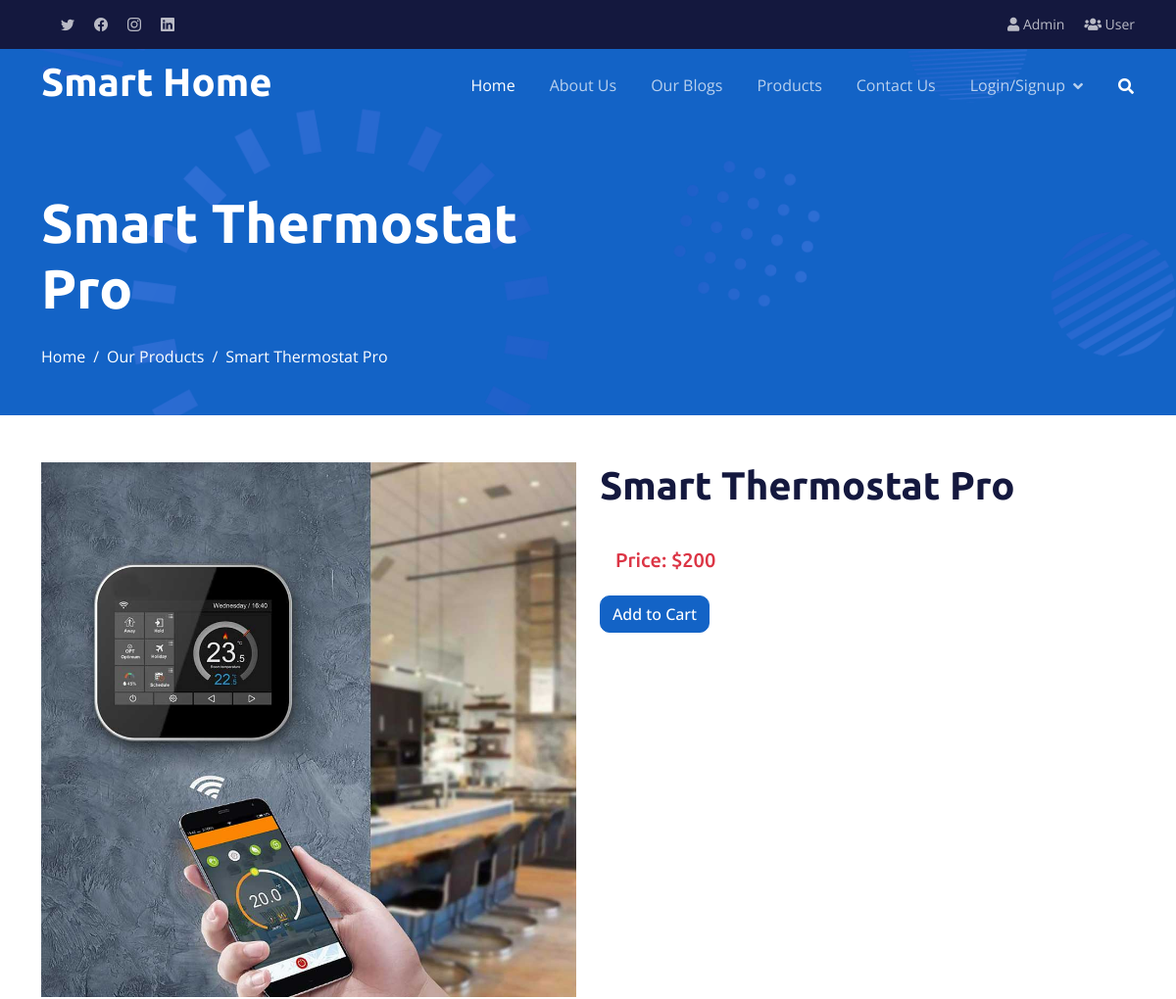
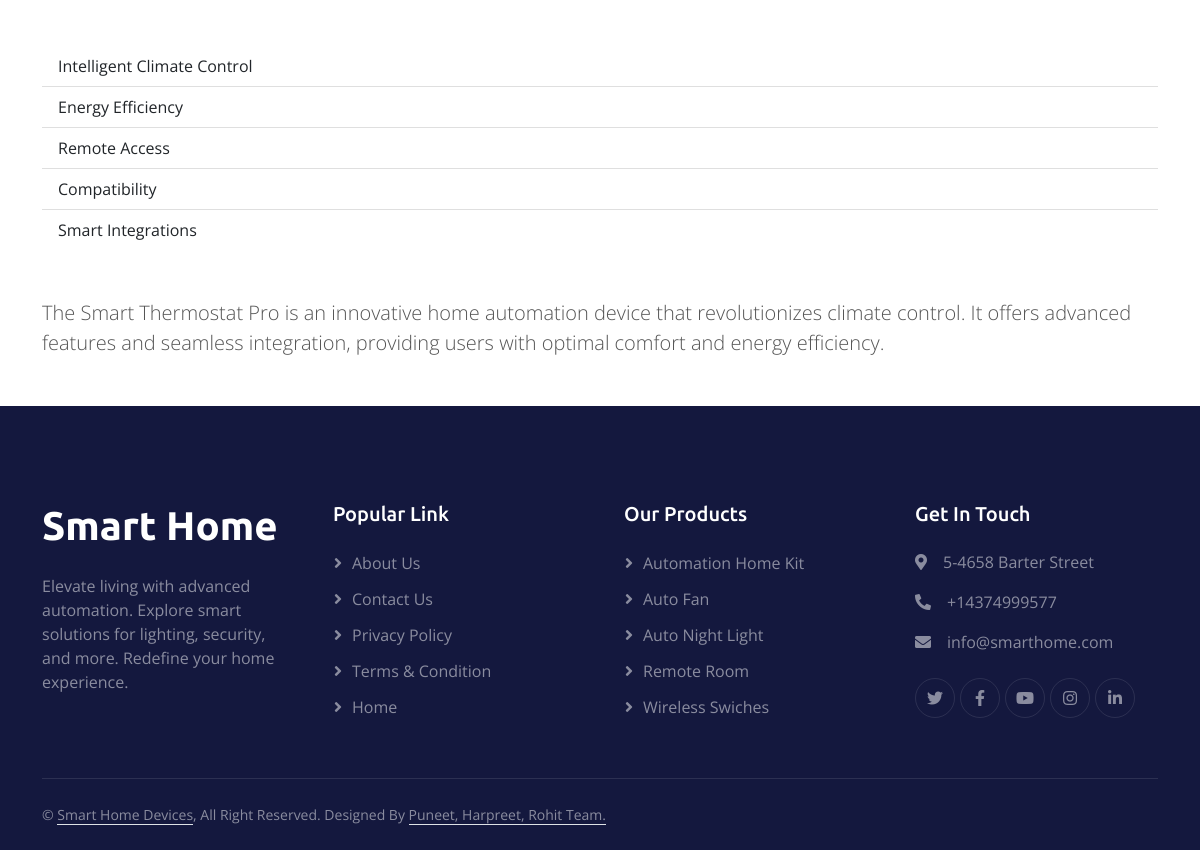
Page /product-detail?id=1 on the committed database (2 pictures, top to bottom).
### tables this page shows
CREATE TABLE IF NOT EXISTS `products` (
  `product_id` int NOT NULL AUTO_INCREMENT,
  `category` varchar(100) NOT NULL,
  `title` varchar(50) NOT NULL,
  `descripton` longtext NOT NULL,
  `image` varchar(400) NOT NULL,
  `date` timestamp NOT NULL DEFAULT CURRENT_TIMESTAMP,
  `keywords` varchar(500) NOT NULL,
  `price` int NOT NULL,
  PRIMARY KEY (`product_id`)
);

### product-detail.php (the view, shortened to what this page needs)
<?php
include 'dbcon.php';
$product_id = $_GET['id'];
    ?>
<?php
$sql = "SELECT * FROM products WHERE product_id =$product_id ";
$result = $conn->query($sql);
$row = mysqli_fetch_assoc($result);
$title= $row['title'];
$descripton= $row['descripton'];
$pic= $row['image'];
$price= $row['price'];
$image = "img/".$pic;
?>
    <!DOCTYPE html>
<html lang="en">
<head>
 <?php include_once('header.php'); ?>
    <div class="container-fluid pt-5 bg-primary hero-header">
        <div class="container pt-5">
            <div class="row g-5 pt-5">
                <div class="col-lg-6 align-self-center text-center text-lg-start mb-lg-5">
                    <h1 class="display-4 text-white mb-4 animated slideInRight"><?php echo $title; ?></h1>
                    <nav aria-label="breadcrumb">
                        <ol class="breadcrumb justify-content-center justify-content-lg-start mb-0">
                            <li class="breadcrumb-item"><a class="text-white" href="#">Home</a></li>
                            <li class="breadcrumb-item"><a class="text-white" href="products.php">Our Products</a></li>
                            <li class="breadcrumb-item text-white active" aria-current="page"><?php echo $title; ?></li>
                        </ol>
                    </nav>
                </div>
                <div class="col-lg-6 align-self-end text-center text-lg-end">
                </div>
            </div>
        </div>
    </div>
<div class="container my-5">
    <div class="row">
        <div class="col-lg-6">
            <img src="<?php echo $image;?>" alt="<?php echo $title; ?>" class="img-fluid">
        </div>
        <div class="col-lg-6">
            <h1 class="mb-4"><?php echo $title; ?></h1>
            <h5 class="text-danger p-3 my-2">Price: $<?php echo $price; ?></h5>
            <button class="btn btn-primary me-3">Add to Cart</button>
        </div>
    </div>
    <p class="lead my-5"><?php echo $descripton; ?></p>
</div>
 <?php include_once('footer.php'); ?>

### css/style.css (style rules this page uses)
h1, h2, h3, .fw-bold { font-weight: 700 !important; }
h4, h5, h6, .fw-medium { font-weight: 500 !important; }
.btn { font-weight: 500; transition: .5s; }
.hero-header { margin-top: -75px; background: url(../img/bg-hero.png) center center no-repeat; background-size: cover; }
.hero-header .breadcrumb-item+.breadcrumb-item::before { color: var(--light); }
:root { --primary: #1363C6; --secondary: #15ACE1; --light: #F4F7FE; --dark: #14183E; }

### rows in the picture
products: title "Smart Thermostat Pro", image (picture), price "200", descripton "Intelligent Climate Control Energy Efficiency Remote Access Compatibility Smart Integrations The Smart Thermostat Pro is an innovative home automation device that revolutionizes climate control. It offers advanced features and seamless integration, providing users with optimal comfort and energy efficiency."
